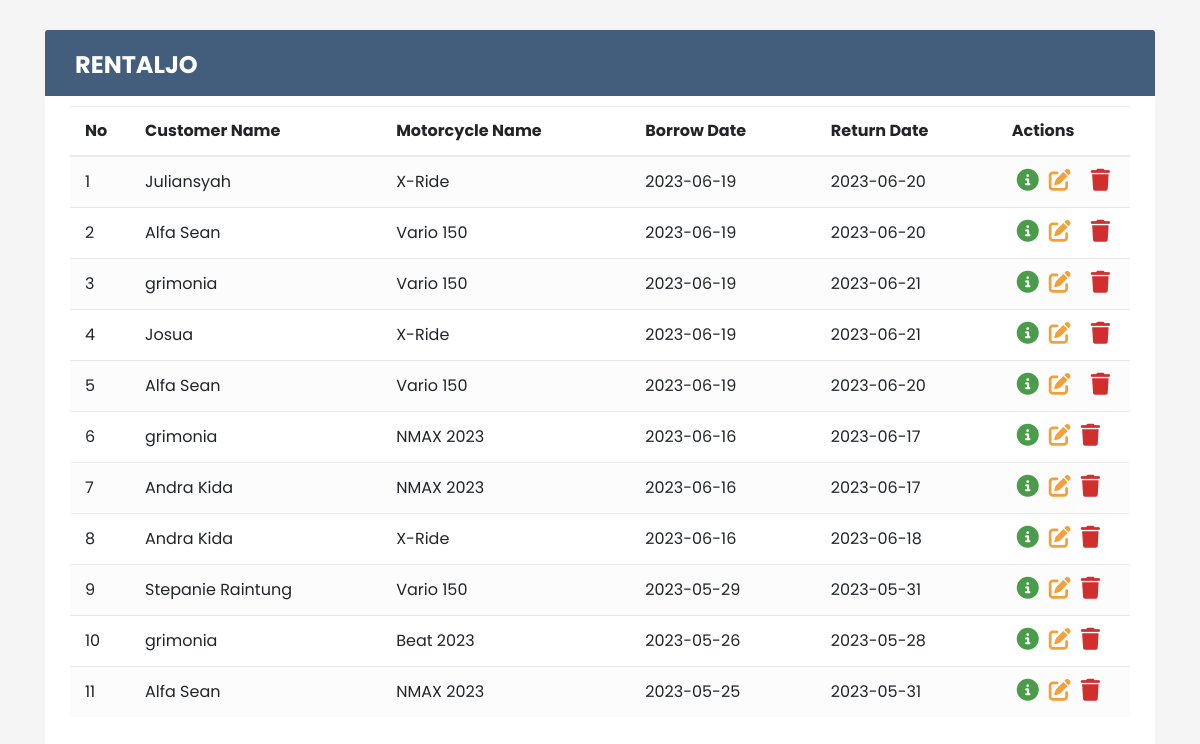
Screenshot of /Admin/laporan_sewa.php with the database file from the repository.
### tables this page shows
CREATE TABLE `tb_sewa` (
  `id_sewa` int(10) NOT NULL,
  `id_customer` int(10) NOT NULL,
  `id_motor` int(10) NOT NULL,
  `tgl_pinjam` date NOT NULL,
  `tgl_kembali` date NOT NULL,
  `jaminan` varchar(30) NOT NULL,
  `metode_pembayaran` varchar(30) NOT NULL,
  `total_bayar` varchar(30) NOT NULL,
  `status` varchar(30) NOT NULL,
  `denda` varchar(30) NOT NULL
);

CREATE TABLE `tb_customer` (
  `id_customer` int(10) NOT NULL,
  `username` varchar(30) NOT NULL,
  `password` varchar(255) NOT NULL,
  `nama_customer` varchar(30) NOT NULL,
  `jenis_kelamin` varchar(15) NOT NULL,
  `alamat` varchar(30) NOT NULL,
  `no_hp` varchar(15) NOT NULL
);

CREATE TABLE `tb_motor` (
  `id_motor` int(10) NOT NULL,
  `no_plat` varchar(15) NOT NULL,
  `jenis_motor` varchar(20) NOT NULL,
  `merk` varchar(20) NOT NULL,
  `gambar` text NOT NULL,
  `harga` varchar(25) NOT NULL,
  `status` enum('0','1') NOT NULL
);

### Admin/laporan_sewa.php (the view, shortened to what this page needs)
<!DOCTYPE html>
<html lang="en">
<head>
	<link rel="stylesheet" href="https://stackpath.bootstrapcdn.com/bootstrap/4.5.0/css/bootstrap.min.css">
	<link rel="stylesheet" href="https://maxcdn.bootstrapcdn.com/font-awesome/4.7.0/css/font-awesome.min.css">
	<link rel="stylesheet" href="css/style.css?v=2">
</head>
<body>
	<div class="content-wrapper">
		<div class="container-xl">
			<div class="table-responsive">
				<div class="table-wrapper">
					<div class="table-title">
						<div class="row">
							<div class="col-sm-6">
								<h2><b>RENTALJO</b></h2>
							</div>
						</div>
					</div>
					<?php
					$servername = "localhost";
					$username = "root";
					$password = "";
					$dbname = "db_rental_motor";
					$conn = new mysqli($servername, $username, $password, $dbname);
					$no = 0;
					$query = "SELECT tb_sewa.*, tb_customer.nama_customer, tb_motor.merk FROM tb_sewa
							JOIN tb_customer ON tb_sewa.id_customer = tb_customer.id_customer
							JOIN tb_motor ON tb_sewa.id_motor = tb_motor.id_motor
							ORDER BY tb_sewa.tgl_pinjam DESC";
					$result = $conn->query($query);
					if ($result) {
						if ($result->num_rows > 0) {
							echo '<table class="table table-striped table-hover">
									<thead>
										<tr>
											<th>No</th>
											<th>Customer Name</th>
											<th>Motorcycle Name</th>
											<th>Borrow Date</th>
											<th>Return Date</th>
											<th>Actions</th>
										</tr>
									</thead>';
									while ($row = $result->fetch_assoc()) {
										$no++;
										echo '<tr>
											<td>' . $no . '</td>
											<td>' . $row['nama_customer'] . '</td>
											<td>' . $row['merk'] . '</td>
											<td>' . $row['tgl_pinjam'] . '</td>
											<td>' . $row['tgl_kembali'] . '</td>';
										if ($row['metode_pembayaran'] == 'Transfer Bank') {
											echo '<td>
													<div class="d-flex">
														<a href="admin.php?p=detailsewa&menu_upd=' . $row['id_sewa'] . '" class="detail"><i class="fa-solid fa-circle-info"></i></a>
														<a href="admin.php?p=updatesewa&menu_upd=' . $row['id_sewa'] . '" class="edit"><i class="fa-solid fa-pen-to-square"></i></a>
														<a href="admin.php?p=bayar&menu_upd=' . $row['id_sewa'] . '" class="bayar"><i class="fa-solid fa-money"></i></a>
														<a href="deleteSewa.php?menu_del=' . $row['id_sewa'] . '" class="delete"><i class="fa-solid fa-trash"></i></a>
													</div>
												</td>';
										} else {
											echo '<td>
													<div class="d-flex">
														<a href="admin.php?p=detailsewa&menu_upd=' . $row['id_sewa'] . '" class="detail"><i class="fa-solid fa-circle-info"></i></a>
														<a href="admin.php?p=updatesewa&menu_upd=' . $row['id_sewa'] . '" class="edit"><i class="fa-solid fa-pen-to-square"></i></a>
														<a href="deleteSewa.php?menu_del=' . $row['id_sewa'] . '" class="delete"><i class="fa-solid fa-trash"></i></a>
													</div>
												</td>';
										}
										echo '</tr>';
									}
							echo '</table>';
						} else {
							echo 'Tidak ada data sewa.';
						}
					} else {
						echo 'Error: ' . $conn->error;
					}
					?>
				</div>
			</div>
		</div>
	</div>
</body>
</html>

### Admin/css/style.css (style rules this page uses)
body { color: #566787; background: #f5f5f5; font-family: 'Poppins', sans-serif; font-size: 16px; }
.table-responsive { margin: 30px 0; }
.table-wrapper { background: #fff; padding: 20px 25px; border-radius: 3px; min-width: 1000px; box-shadow: 0 1px 1px rgba(0,0,0,.05); }
.table-title { padding-bottom: 15px; background: #435d7d; color: #fff; padding: 16px 30px; min-width: 100%; margin: -20px -25px 10px; border-radius: 3px 3px 0 0; }
.table-title h2 { margin: 5px 0 0; font-size: 24px; }
table.table tr th, table.table tr td { border-color: #e9e9e9; padding: 12px 15px; vertical-align: middle; }
table.table tr th:first-child { width: 60px; }
table.table tr th:last-child { width: 100px; }
table.table-striped tbody tr:nth-of-type(odd) { background-color: #fcfcfc; }
table.table td:last-child i { opacity: 0.9; font-size: 22px; margin: 0 5px; }
table.table td a { font-weight: bold; color: #566787; display: inline-block; text-decoration: none; outline: none !important; }
table.table td a.edit { color: #F29727; }
table.table td a.delete { color: #CD1818; }
table.table td a.detail { color: #379237; }
table.table td i { font-size: 19px; }

### rows the page displays
tb_sewa: id_customer.nama_customer "Juliansyah", id_motor.merk "X-Ride", tgl_pinjam "2023-06-19", tgl_kembali "2023-06-20"
tb_sewa: id_customer.nama_customer "Alfa Sean", id_motor.merk "Vario 150", tgl_pinjam "2023-06-19", tgl_kembali "2023-06-20"
tb_sewa: id_customer.nama_customer "grimonia", id_motor.merk "Vario 150", tgl_pinjam "2023-06-19", tgl_kembali "2023-06-21"
tb_sewa: id_customer.nama_customer "Josua", id_motor.merk "X-Ride", tgl_pinjam "2023-06-19", tgl_kembali "2023-06-21"
tb_sewa: id_customer.nama_customer "Alfa Sean", id_motor.merk "Vario 150", tgl_pinjam "2023-06-19", tgl_kembali "2023-06-20"
tb_sewa: id_customer.nama_customer "grimonia", id_motor.merk "NMAX 2023", tgl_pinjam "2023-06-16", tgl_kembali "2023-06-17"
tb_sewa: id_customer.nama_customer "Andra Kida", id_motor.merk "NMAX 2023", tgl_pinjam "2023-06-16", tgl_kembali "2023-06-17"
tb_sewa: id_customer.nama_customer "Andra Kida", id_motor.merk "X-Ride", tgl_pinjam "2023-06-16", tgl_kembali "2023-06-18"
tb_sewa: id_customer.nama_customer "Stepanie Raintung", id_motor.merk "Vario 150", tgl_pinjam "2023-05-29", tgl_kembali "2023-05-31"
tb_sewa: id_customer.nama_customer "grimonia", id_motor.merk "Beat 2023", tgl_pinjam "2023-05-26", tgl_kembali "2023-05-28"
tb_sewa: id_customer.nama_customer "Alfa Sean", id_motor.merk "NMAX 2023", tgl_pinjam "2023-05-25", tgl_kembali "2023-05-31"
